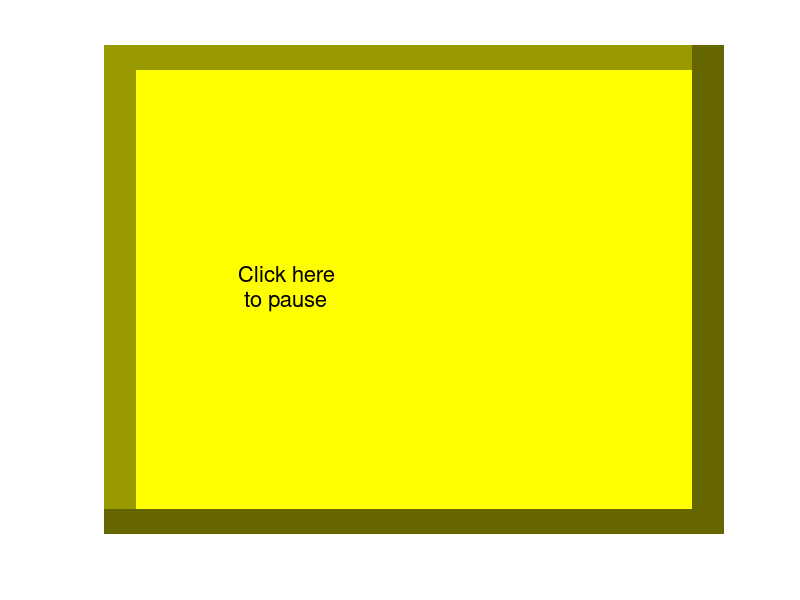

Write MATLAB code to recreate this figure.
function Pause_Button(bHandle,bSize,posx,posy)
%  function pauseButton(handle,size,xPosition,yPosition)
%  default arguments:    121,  192, 50,       50
%
%  call frequently (say.., more than every 300ms?)
%
%  (c) Murphy O'Brien. 2004-2006
%   all rights unreserved
%
% Displays a button which, if clicked, causes MATLAB to pause and ask for an expression to be
% entered. This expression is evaluated in the calling functions workspace, the result is displayed
% and then MATLAB continues running its script/simulation. 
%
%pauseButton should be called often from inside a loop in a simulation which the user may want to
%pause. After the first call, it takes almost zero processing time.
%
%Useful if e.g. you are running a long simulation and suddenly decide you want to know how many five
%card poker hands are in a pack.
%
%Click the pause button, enter nchoosek(52,5) at the command window prompt then press return. 
% Matlab displays 
% ans =
%     2598960
%and continues the simulation.
%
%example usage:
%
%for ii=1:50000
%   pauseButton;
%   for jj=1:1000
%     dummy=randn(100)*randn(100);
%   end
%end

if (nargin<1)
    bHandle=121;
end
if ishandle(bHandle)
    handles=findall(bHandle,'userData','pauseButton');
else
    handles=[];
end
if any(handles==bHandle)
        firstTime=0;
else
        firstTime=1;
end

% 
if firstTime
    if nargin<4
        posx=50;posy=50;
    end
    if (nargin<2) || (bSize<4)
        bSize=192;
    end
    figure(bHandle);
    clf;
    set(bHandle,'userData','pauseButton')
    set(bHandle,'position',[posx,posy,bSize,bSize]);
    set(bHandle,'NumberTitle','off')
    set(gcf,'Name','Pause Button')
    edgeSize=10;
    z=zeros(bSize);m=1+z;
    m(:,1:edgeSize)=0.6;m(1:edgeSize,:)=0.6;                  % shaded edges
    m(end-edgeSize+1:end,:)=0.4;m(:,end-edgeSize+1:end)=0.4;  % shaded edges
    m=cat(3,m,m,z);                                           % a yellow button
    image(m);
    text(bSize/2-54,bSize/2,['Click here';' to pause '],'FontSize',16)
    set(bHandle,'SelectionType','extend')                     % start with extend
    axis off
    set(bHandle,'HandleVisibility','off')
    drawnow;
end
drawnow    
try
    st=get(bHandle,'SelectionType');
catch
    return
end
if st(1)=='e'
    return                                                    % return if the button hasn't been clicked
end
set(bHandle,'SelectionType','extend')
pause(0.01)
estring=input('Type an expression to evaluate or press ENTER to continue.\n','s');      % otherwise wait for a command
evalin('caller',estring,'disp(lasterr)')    